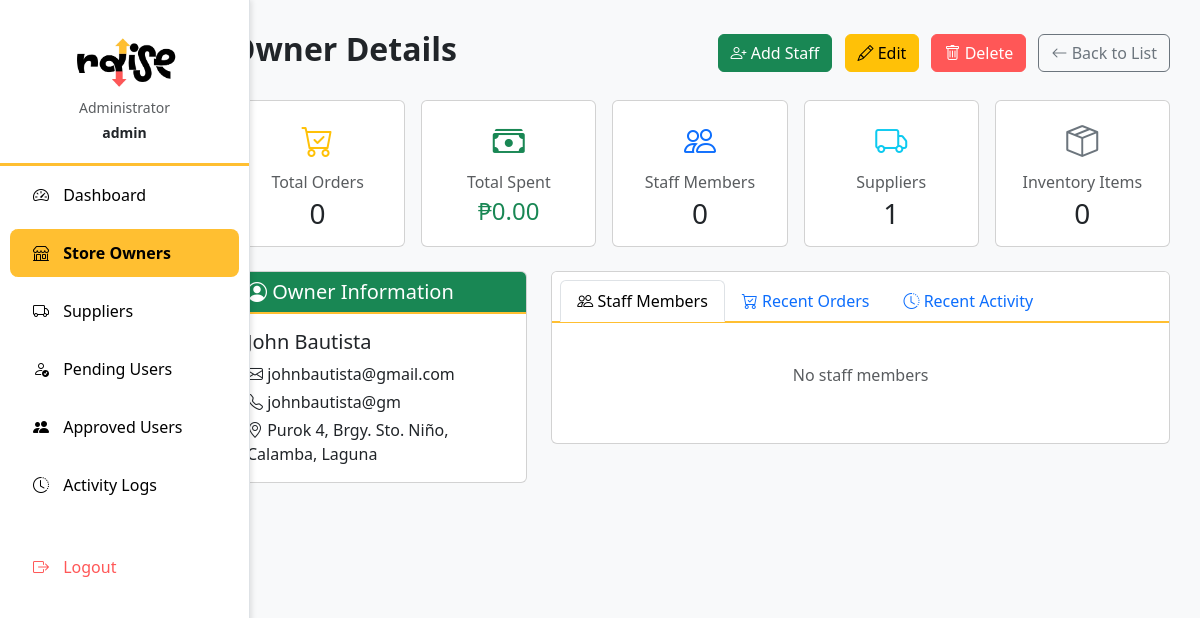
/sysadmin/owners/2/ (signed in), run on the app's committed database.
### myapp/models.py (models this page shows, shortened)
class UserProfile(models.Model):
    ROLE_CHOICES = [
        ('supplier', 'Supplier'),
        ('owner', 'Rural Store Owner'),
        ('staff', 'Staff Member'),
    ]
    user = models.OneToOneField(User, on_delete=models.CASCADE, related_name='profile')
    role = models.CharField(max_length=20, choices=ROLE_CHOICES)
    phone = models.CharField(max_length=15, blank=True, null=True)
    address = models.TextField(blank=True, null=True)
    store_name = models.CharField(max_length=200, blank=True, null=True)
    owner = models.ForeignKey(User, on_delete=models.CASCADE, related_name='staff_members',
                             null=True, blank=True,
                             help_text="The business owner this staff member works for")
    is_active = models.BooleanField(default=True, help_text="Whether this user account is active")
    is_approved = models.BooleanField(default=False, help_text="Whether this user has been approved by admin")
    approved_by = models.ForeignKey(User, on_delete=models.SET_NULL, null=True, blank=True,
                                   related_name='approved_users', help_text="Admin who approved this user")
    approved_at = models.DateTimeField(null=True, blank=True, help_text="When this user was approved")
    rejection_reason = models.TextField(blank=True, null=True, help_text="Reason for rejection if applicable")
    created_at = models.DateTimeField(auto_now_add=True, null=True, blank=True)
    updated_at = models.DateTimeField(auto_now=True, null=True, blank=True)
    class Meta:
        ordering = ['-created_at']

### myapp/admin_views.py (the view)
    def wrapper(request, *args, **kwargs):
        if not request.user.is_authenticated:
            return redirect('login')
        if not request.user.is_superuser:
            messages.error(request, "Access denied. Admin account required.")
            return redirect('landing')
        return view_func(request, *args, **kwargs)

### myapp/admin_views.py (called while the page is built)
def admin_required(view_func):
    def wrapper(request, *args, **kwargs):
        if not request.user.is_authenticated:
            return redirect('login')
        if not request.user.is_superuser:
            messages.error(request, "Access denied. Admin account required.")
            return redirect('landing')
        return view_func(request, *args, **kwargs)
    return wrapper

### myapp/context_processors.py (called while the page is built)
def notifications_context(request):
    if request.user.is_authenticated:
        return {
            'unread_notifications_count': get_unread_notification_count(request.user),
            'unread_messages_count': get_unread_message_count(request.user),
        }
    return {
        'unread_notifications_count': 0,
        'unread_messages_count': 0,
    }

### myapp/notifications.py (called while the page is built)
def get_unread_notification_count(user):
    return Notification.objects.filter(recipient=user, is_read=False).count()

def get_unread_message_count(user):
    return Message.objects.filter(recipient=user, is_read=False).count()

### myapp/templates/admin/owner_detail.html (shortened to what this page needs)
{% extends 'admin/base_new.html' %}
{% block content %}
<div class="d-flex justify-content-between align-items-center mb-4">
  <h2 class="fw-bold">Owner Details</h2>
  <div>
    <a href="{% url 'admin_owner_staff_create' owner.id %}" class="btn btn-success me-2">
      <i class="bi bi-person-plus"></i> Add Staff
    </a>
    <a href="{% url 'admin_owner_edit' owner.id %}" class="btn btn-warning me-2">
      <i class="bi bi-pencil"></i> Edit
    </a>
    <a href="{% url 'admin_owner_delete' owner.id %}" class="btn btn-danger me-2">
      <i class="bi bi-trash"></i> Delete
    </a>
    <a href="{% url 'admin_owners_list' %}" class="btn btn-outline-secondary">
      <i class="bi bi-arrow-left"></i> Back to List
    </a>
  </div>
</div>
<div class="row row-cols-1 row-cols-md-5 g-3 mb-4">
  <div class="col">
    <div class="card text-center h-100">
      <div class="card-body">
        <i class="bi bi-cart-check text-warning" style="font-size: 2rem;"></i>
        <h6 class="text-muted mt-2 mb-1">Total Orders</h6>
        <h3 class="mb-0">{{ total_orders }}</h3>
      </div>
    </div>
  </div>
  <div class="col">
    <div class="card text-center h-100">
      <div class="card-body">
        <i class="bi bi-cash-stack text-success" style="font-size: 2rem;"></i>
        <h6 class="text-muted mt-2 mb-1">Total Spent</h6>
        <h4 class="mb-0 text-success">₱{{ total_spent|floatformat:2 }}</h4>
      </div>
    </div>
  </div>
  <div class="col">
    <div class="card text-center h-100">
      <div class="card-body">
        <i class="bi bi-people text-primary" style="font-size: 2rem;"></i>
        <h6 class="text-muted mt-2 mb-1">Staff Members</h6>
        <h3 class="mb-0">{{ staff_count }}</h3>
      </div>
    </div>
  </div>
  <div class="col">
    <div class="card text-center h-100">
      <div class="card-body">
        <i class="bi bi-truck text-info" style="font-size: 2rem;"></i>
        <h6 class="text-muted mt-2 mb-1">Suppliers</h6>
        <h3 class="mb-0">{{ suppliers.count }}</h3>
      </div>
    </div>
  </div>
  <div class="col">
    <div class="card text-center h-100">
      <div class="card-body">
        <i class="bi bi-box-seam text-secondary" style="font-size: 2rem;"></i>
        <h6 class="text-muted mt-2 mb-1">Inventory Items</h6>
        <h3 class="mb-0">{{ inventory_items.count }}</h3>
      </div>
    </div>
  </div>
</div>
<div class="row">
  <div class="col-md-4">
    <div class="card mb-4">
      <div class="card-header bg-success text-white">
        <h5 class="mb-0"><i class="bi bi-person-circle"></i> Owner Information</h5>
      </div>
      <div class="card-body">
        <h5>{{ owner.first_name }}</h5>
        <p class="mb-1">
          <i class="bi bi-envelope"></i> {{ owner.email }}
        </p>
        {% if profile.phone %}
          <p class="mb-1">
            <i class="bi bi-telephone"></i> {{ profile.phone }}
          </p>
        {% endif %}
        {% if profile.address %}
          <p class="mb-0">
            <i class="bi bi-geo-alt"></i> {{ profile.address }}
          </p>
        {% endif %}
      </div>
    </div>
  </div>
  <div class="col-md-8">
    <div class="card">
      <div class="card-header bg-white">
        <ul class="nav nav-tabs card-header-tabs" id="ownerDetailTabs" role="tablist">
          <li class="nav-item" role="presentation">
            <button class="nav-link active" id="staff-tab" data-bs-toggle="tab" data-bs-target="#staff" type="button" role="tab" aria-controls="staff" aria-selected="true">
              <i class="bi bi-people"></i> Staff Members
            </button>
          </li>
          <li class="nav-item" role="presentation">
            <button class="nav-link" id="orders-tab" data-bs-toggle="tab" data-bs-target="#orders" type="button" role="tab" aria-controls="orders" aria-selected="false">
              <i class="bi bi-cart-check"></i> Recent Orders
            </button>
          </li>
          <li class="nav-item" role="presentation">
            <button class="nav-link" id="activity-tab" data-bs-toggle="tab" data-bs-target="#activity" type="button" role="tab" aria-controls="activity" aria-selected="false">
              <i class="bi bi-clock-history"></i> Recent Activity
            </button>
          </li>
        </ul>
      </div>
      <div class="card-body">
        <div class="tab-content" id="ownerDetailTabsContent">
          <div class="tab-pane fade show active" id="staff" role="tabpanel" aria-labelledby="staff-tab">
            {% if staff_members %}
              <div class="table-responsive">
                <table class="table table-sm table-hover">
                  <thead>
                    <tr>
                      <th>Name</th>
                      <th>Email</th>
                      <th>Phone</th>
                      <th>Status</th>
                      <th>Joined</th>
                      <th>Actions</th>
                    </tr>
                  </thead>
                  <tbody>
                    {% for staff in staff_members %}
                    <tr>
                      <td><strong>{{ staff.user.first_name }} {{ staff.user.last_name }}</strong></td>
                      <td>{{ staff.user.email }}</td>
                      <td>
                        {% if staff.phone %}
                          {{ staff.phone }}
                        {% else %}
                          <span class="text-muted">-</span>
                        {% endif %}
                      </td>
                      <td>
                        {% if staff.is_active %}
                          <span class="badge bg-success">Active</span>
                        {% else %}
                          <span class="badge bg-secondary">Inactive</span>
                        {% endif %}
                      </td>
                      <td>{{ staff.created_at|date:"M d, Y" }}</td>
                      <td>
                        <div class="btn-group" role="group">
                          <a href="{% url 'admin_staff_edit' staff.user.id %}" class="btn btn-sm btn-outline-warning" title="Edit">
                            <i class="bi bi-pencil"></i>
                          </a>
                          <a href="{% url 'admin_staff_delete' staff.user.id %}" class="btn btn-sm btn-outline-danger" title="Delete">
                            <i class="bi bi-trash"></i>
                          </a>
                        </div>
                      </td>
                    </tr>
                    {% endfor %}
                  </tbody>
                </table>
              </div>
            {% else %}
              <p class="text-muted text-center py-4">No staff members</p>
            {% endif %}
          </div>
        </div>
      </div>
    </div>
  </div>
</div>
{% endblock %}

### myapp/templates/admin/base_new.html (shortened to what this page needs)
{% load static %}
<!DOCTYPE html>
<html lang="en">
<head>
  <link href="https://cdn.jsdelivr.net/npm/bootstrap@5.3.3/dist/css/bootstrap.min.css" rel="stylesheet">
  <link href="https://cdn.jsdelivr.net/npm/bootstrap-icons@1.11.3/font/bootstrap-icons.css" rel="stylesheet">
</head>
<body>
  <div class="container-fluid">
    <div class="row">
      <nav class="col-md-2 d-md-block sidebar p-0" id="sidebar">
        <div class="pt-3">
          <div class="logo-container">
            <img src="{% static 'img/raise_logo.png' %}" alt="Raise Logo" class="img-fluid mb-2">
            <p class="text-muted small mb-1">Administrator</p>
            <p class="text-dark small fw-bold mb-0">{{ request.user.username }}</p>
          </div>
          <ul class="nav flex-column">
            <li class="nav-item">
              <a class="nav-link {% if request.resolver_match.url_name == 'admin_dashboard' %}active{% endif %}" href="{% url 'admin_dashboard' %}">
                <i class="bi bi-speedometer2"></i> Dashboard
              </a>
            </li>
            <li class="nav-item">
              <a class="nav-link {% if 'owners' in request.path %}active{% endif %}" href="{% url 'admin_owners_list' %}">
                <i class="bi bi-shop"></i> Store Owners
              </a>
            </li>
            <li class="nav-item">
              <a class="nav-link {% if 'suppliers' in request.path %}active{% endif %}" href="{% url 'admin_suppliers_list' %}">
                <i class="bi bi-truck"></i> Suppliers
              </a>
            </li>
            <li class="nav-item">
              <a class="nav-link {% if 'pending-users' in request.path %}active{% endif %}" href="{% url 'admin_pending_users' %}">
                <i class="bi bi-person-check"></i> Pending Users
              </a>
            </li>
            <li class="nav-item">
              <a class="nav-link {% if 'approved-users' in request.path %}active{% endif %}" href="{% url 'admin_approved_users' %}">
                <i class="bi bi-people-fill"></i> Approved Users
              </a>
            </li>
            <li class="nav-item">
              <a class="nav-link {% if 'logs' in request.path %}active{% endif %}" href="{% url 'admin_activity_logs' %}">
                <i class="bi bi-clock-history"></i> Activity Logs
              </a>
            </li>
            <li class="nav-item mt-4">
              <a class="nav-link text-danger" href="{% url 'logout' %}">
                <i class="bi bi-box-arrow-right"></i> Logout
              </a>
            </li>
          </ul>
        </div>
      </nav>
      <main class="col-md-10 ms-sm-auto main-content">
        {% block content %}{% endblock %}
      </main>
    </div>
  </div>
</body>
</html>

### data on the page
UserProfile: phone "johnbautista@gm", address "Purok 4, Brgy. Sto. Niño, Calamba, Laguna"

### other printed values
{{ request.user.username }} "admin"
{{ total_orders }} "0"
{{ total_spent|floatformat:2 }} "0.00"
{{ staff_count }} "0"
{{ suppliers.count }} "1"
{{ inventory_items.count }} "0"
{{ owner.first_name }} "John Bautista"
{{ owner.email }} "johnbautista@gmail.com"
